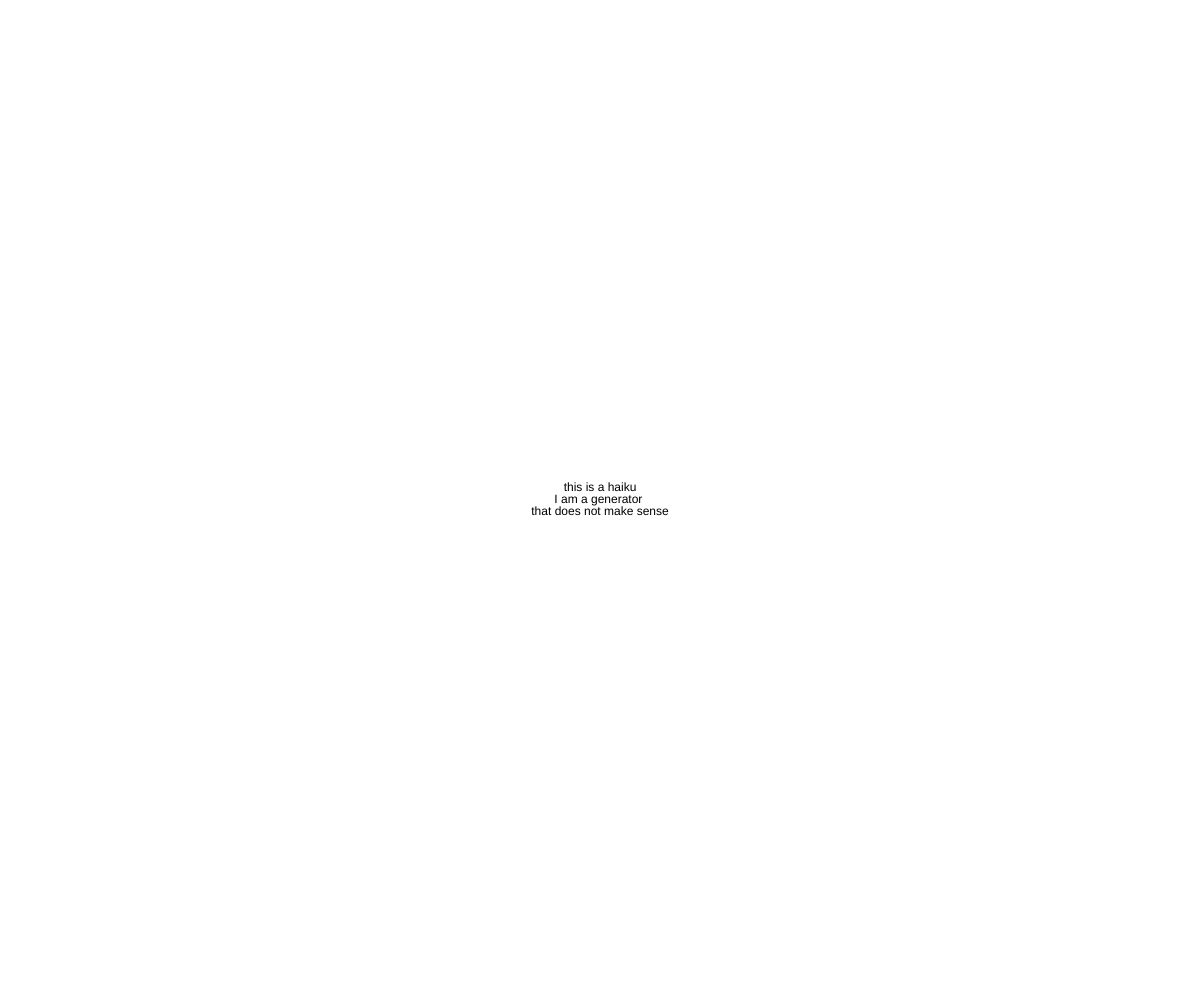
Frame 1 (no input)
Frame 60 (no input): identical to frame 1, image omitted
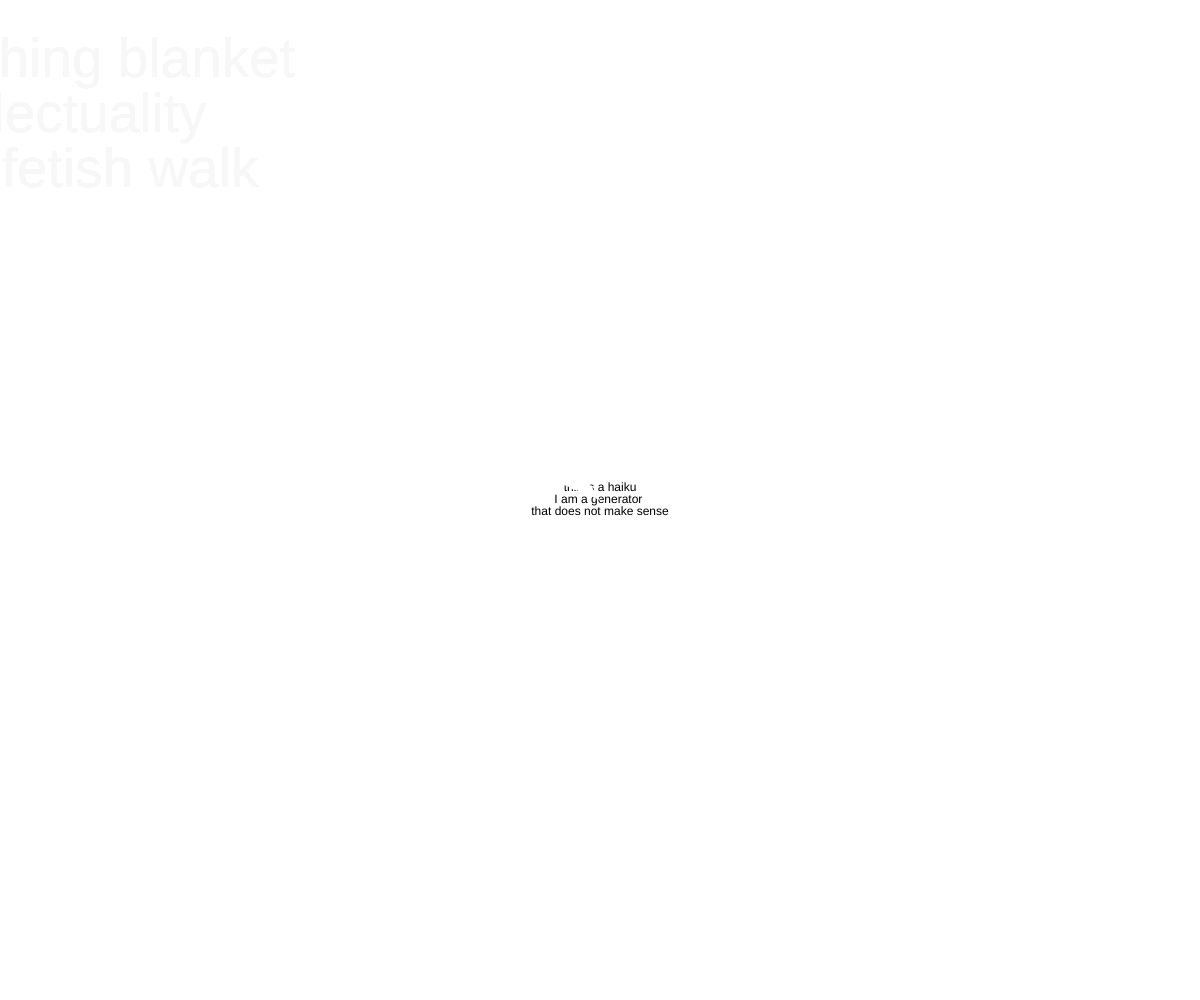
Frame 120 (the mouse pressed at the canvas centre since frame 60)

The p5.js sketch that drew these frames (run headless with seeded random() and noise() and a simulated clock; from frame 60 on, the mouse is pressed at the canvas centre):

// p5.js sketch
// ── sketch.js
var One = ["I","you","she","he","the","went","go","run","skip","saw","sang","jump","pick","sick","kick","walk","mock","love","skin"];
var Two = ["flower","fetish","clothing","baby","backpack","blanket","tennis","bucket","iPhone","using","jumping","design","washing","process","shoulder","leather","classic"];
var Three = ["directory",,"disestablish","indecisive","insoluble","mandatory","obligation","obviously","overwhelming","population","television","similitude"];
var Four = ["directory","disestablish","indecisive","insoluble","mandatory","obligation","obviously","overwhelming","population","television","similitude"];
var Five = ["assimilation","conscientiousness","creativity","diagnostician","electricity","humiliation","mathematical","opportunity","popularity","similarity","incredulity","pediatrician","perpendicular","unbelievable","university"];
var Six = ["personification","responsibility","revolutionary","identification","humanitarian"];
var Seven = ["individuality","oversimplification","intellectuality","adventuresomeness","imponderability"];
var Words = {1:One,2:Two,3:Three,4:Four,5:Five,6:Six,7:Seven};
var l1 = "this is a haiku";
var l2 = "I am a generator ";
var l3 = "that does not make sense";
var fSize = 12;
var col = 0;
var x = -1000;
var y = -1000;
var lx = 0;
var ly = 0;
var px = 0;
var py = 0;


function generate(numofSyl){
	var i = 0;
	var wordString = [];
	while (i < numofSyl){
		var SylLeft = numofSyl - i;
		var ranSylNum = (Math.floor(Math.random() * SylLeft))+1;
		var selWord = getWord(ranSylNum);
		i += ranSylNum;
		console.log(selWord);
		wordString.push(selWord);
	}
	return (wordString.join(" "));
}
function getWord(ranSylNum){
	var selectedList = Words[ranSylNum];
	var wordNum = (Math.floor(Math.random() * ((selectedList.length)-1)));
	console.log(ranSylNum);
	return selectedList[wordNum];
}


function setup() {
	createCanvas(windowWidth, windowHeight);
  	background(255);
	textFont("Arial");
	textAlign(CENTER, CENTER);
	text(l1,width/2,(height/2 -fSize));
	text(l2,width/2,height/2);
	text(l3,width/2,(height/2 +fSize));

}

function draw() {
	textSize(fSize)
	fill(col);
	text(l1,x,(y -fSize));
	text(l2,x,y);
	text(l3,x,(y +fSize));
	fill(255);
	stroke(255);
	var targetX =mouseX;
	lx += (targetX - lx) * 0.3;
	var targetY =mouseY;
	ly += (targetY - ly) * 0.3;
	var weight = dist(lx,ly,px,py);
	strokeWeight(weight*1.5);
	line(lx,ly,px,py);
	py = ly;
	px = lx;
	noStroke();
}

function mousePressed(){
	fSize = (Math.floor(Math.random() * 50)+10)
	col = (Math.floor(Math.random() * 255))
	x = (Math.floor(Math.random() * width))
	y = (Math.floor(Math.random() * height))
	l1 = generate(5);
	l2 = generate(7);
	l3 = generate(5);

}
